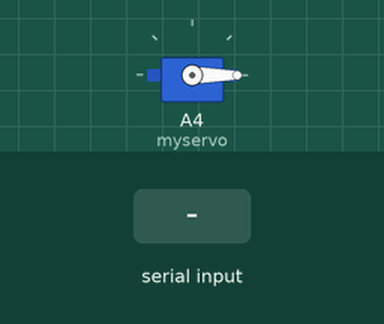
A sketch run on a simulated Arduino Uno, built with avr-gcc and run on an emulated ATmega328P. Shown: servo. The inputs (shaded band) are chosen by the test bench.

Above: at 1.2 s.
1.3 s: "90,45\n" received over Serial
At 1.8 s:
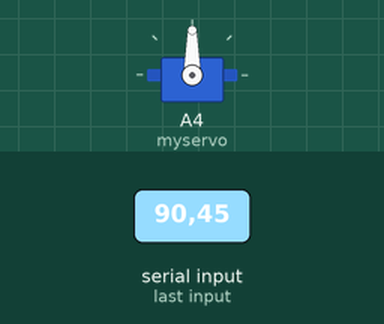
4.3 s: "30,150\n" received over Serial
At 5.4 s:
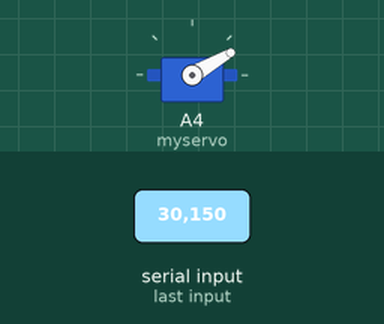
7.3 s: "200\n" received over Serial
At 9.5 s:
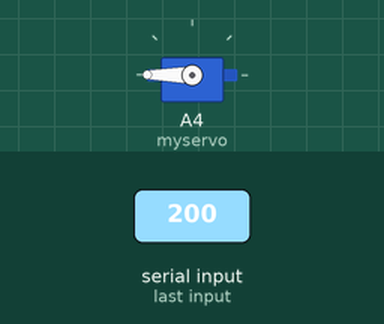
9.8 s: "1,90,45\n" received over Serial
At 11.2 s:
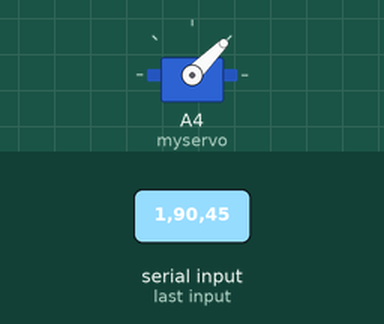
12.3 s: "90\n" received over Serial
At 13.8 s:
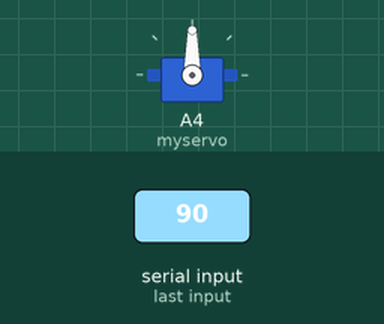
14.8 s: "1,90\n" received over Serial
At 15.1 s:
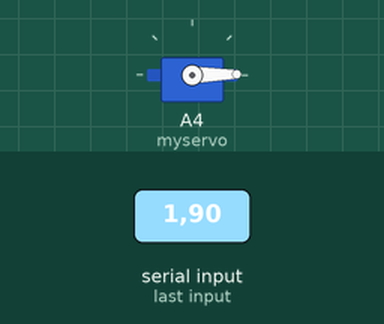
Timing chart, 0 to 18.4 s (numbered marks = the images above; inputs shaded):
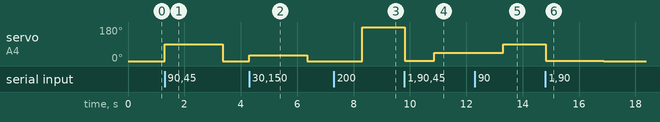

The sketch:

Motor.ino
```cpp
#include <Servo.h>

#define DELAY 100;

Servo myservo;

int posX, posY;

void setup() {
  // put your setup code here, to run once:
 Serial.begin(9600);
 myservo.attach(A4);
}

void loop() {
  // put your main code here, to run repeatedly:
  int val = map(posX,0,600,0,180);
  //for (val=0;val<180;val++){
     myservo.write(posX);
    // delay(50);
  //}


  delay(50);
}

void serialEvent(){
  if (Serial.available()){
    posX =Serial.parseInt();

    posY=Serial.parseInt();

  }
}
```

Measured:
- after the input at 1.3 s, servo on A4 (myservo): 0° → 90° at once, → 0° 2.0 s later
- after the input at 4.3 s, servo on A4 (myservo): 0° → 30° at once, → 0° 2.0 s later
- after the input at 7.3 s, servo on A4 (myservo): 0° → 180° after 1.0 s
- after the input at 9.8 s, servo on A4 (myservo): 180° → 1° at once, → 45° 1.1 s later
- after the input at 12.3 s, servo on A4 (myservo): 45° → 90° after 1.0 s
- after the input at 14.8 s, servo on A4 (myservo): 90° → 1° at once, → 0° 2.1 s later
